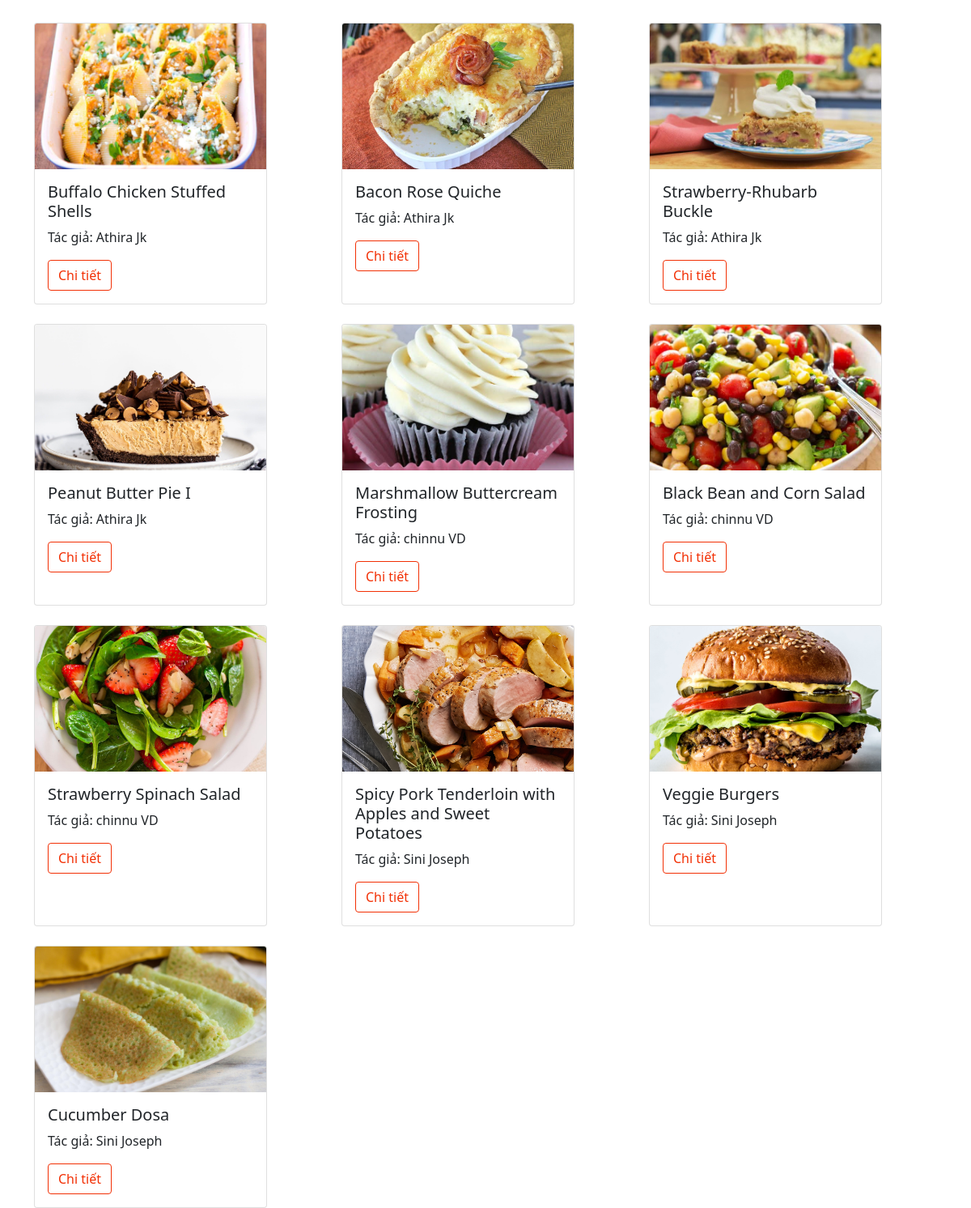
The page /myrecipe/ (lower part) on the database as committed earlier.
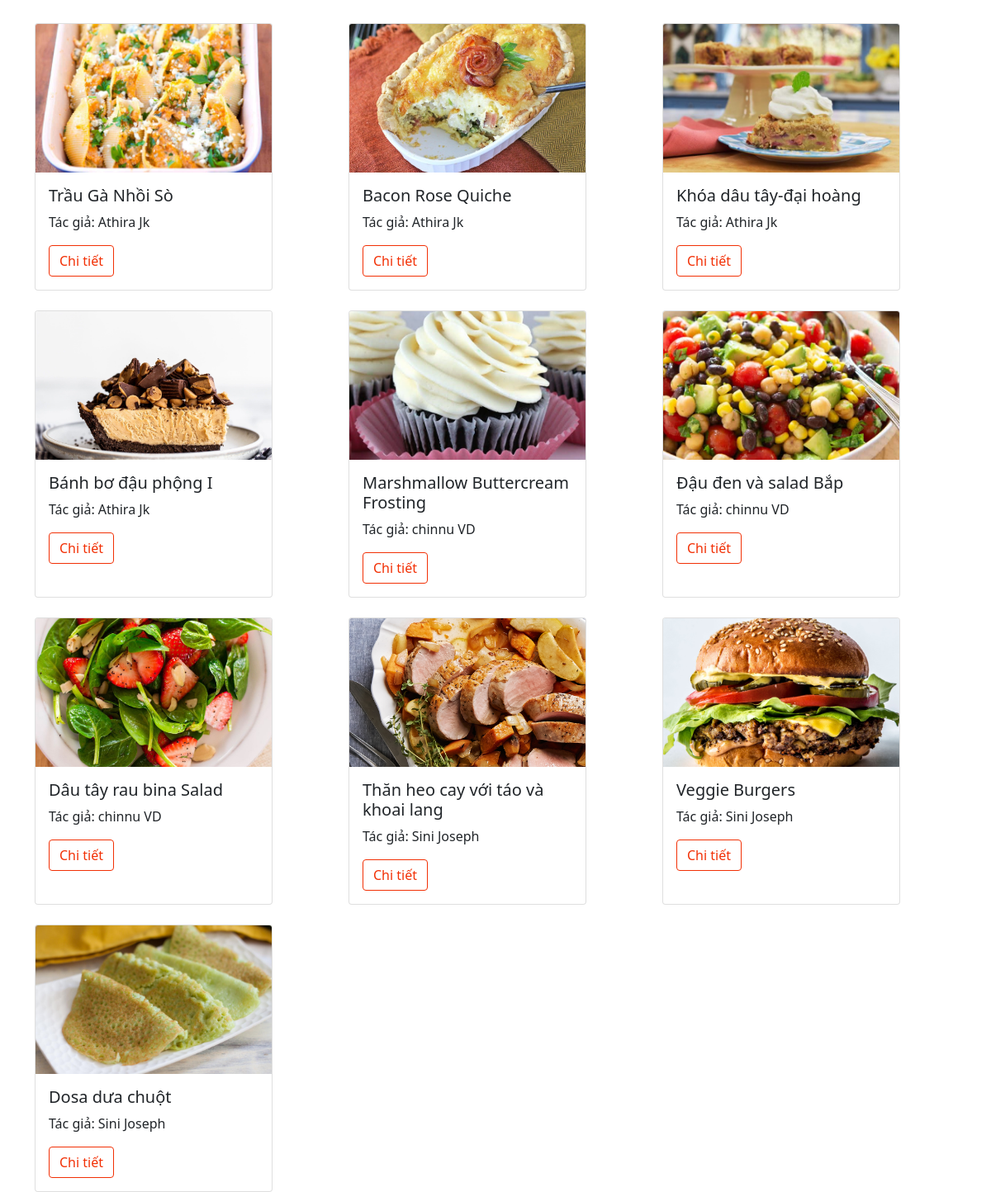
The same page on the database as committed later.
### recipes/models.py (models this page shows, shortened)
class recipe(models.Model):
    recipe_name = models.CharField(max_length=120)
    ingredient = models.CharField(max_length=600)
    category = models.CharField(max_length=120)
    recipe_pic = models.ImageField(upload_to="images")
    How_to_make = models.CharField(max_length=600)
    created_by = models.ForeignKey(to=User,on_delete=models.CASCADE)

### home/views.py (the view)
# urls.py: 2. Add a URL to urlpatterns:  path('', Home.as_view(), name='home')
class Home(TemplateView):
    context = {}
    template_name = 'home/home.html'
    def get(self, request, *args, **kwargs):
        user = request.user.id
        if user:
            return redirect('userhome')
        data = recipe.objects.all()
        self.context['data'] = data
        return render(request,self.template_name , self.context)

### home/templates/home/home.html (shortened to what this page needs)
<!DOCTYPE html>
<html lang="en">
  <head>
    <link
      href="https://cdn.jsdelivr.net/npm/bootstrap@5.0.0-beta3/dist/css/bootstrap.min.css"
      rel="stylesheet"
    />
    {% load static %}
    <link rel="stylesheet" href="{% static 'home/css/home.css' %}" />
  </head>
  <body>
    {% include 'home/card.html' %}
  </body>
</html>

### home/templates/home/card.html
<div class="container">
  <div class="row row-cols-1 row-cols-md-3 g-4">
    {% for obj in data %} {% if obj.created_by == request.user %}
    <div class="col-3">
      <div class="card h-100" style="width: 18rem">
        <img src="/{{obj.recipe_pic}}" class="card-img-top" alt="..." />
        <div class="card-body">
          <h5 class="card-title">{{obj.recipe_name}}</h5>
          <p class="card-text">
            Tác giả: {{obj.created_by.first_name}} {{obj.created_by.last_name}}
          </p>
          <a
            href="{% url 'viewrecipe' obj.pk %}"
            class="btn btn-outline-success"
            id="bt1"
            >Chi tiết</a
          >
          <a
            href="{% url 'editrecipe' obj.pk %}"
            class="btn btn-outline-success"
            id="bt2"
            >Chỉnh sửa</a
          >
          <a
            href="{% url 'deleterecipe' obj.pk %}"
            class="btn btn-outline-success"
            id="bt3"
            >Xoá</a
          >
        </div>
      </div>
    </div>
    {% else %}
    <div class="col-3">
      <div class="card h-100" style="width: 18rem">
        <img src="/{{obj.recipe_pic}}" class="card-img-top" alt="..." />
        <div class="card-body">
          <h5 class="card-title">{{obj.recipe_name}}</h5>
          <p class="card-text">
            Tác giả: {{obj.created_by.first_name}} {{obj.created_by.last_name}}
          </p>
          <a
            href="{% url 'viewrecipe' obj.id %}"
            class="btn btn-outline-success"
            id="bt"
            >Chi tiết</a
          >
        </div>
      </div>
    </div>
    {% endif %}
    {% endfor %}
  </div>
</div>

Rows that differ between the two databases and show on the page:
changed recipe: recipe_name "Buffalo Chicken Stuffed Shells" → "Trầu Gà Nhồi Sò"
changed recipe: recipe_name "Strawberry-Rhubarb Buckle" → "Khóa dâu tây-đại hoàng"
changed recipe: recipe_name "Peanut Butter Pie I" → "Bánh bơ đậu phộng I"
changed recipe: recipe_name "Black Bean and Corn Salad" → "Đậu đen và salad Bắp"
changed recipe: recipe_name "Strawberry Spinach Salad" → "Dâu tây rau bina Salad"
changed recipe: recipe_name "Spicy Pork Tenderloin with Apples and Sweet Potatoes" → "Thăn heo cay với táo và khoai lang"
changed recipe: recipe_name "Cucumber Dosa" → "Dosa dưa chuột"
